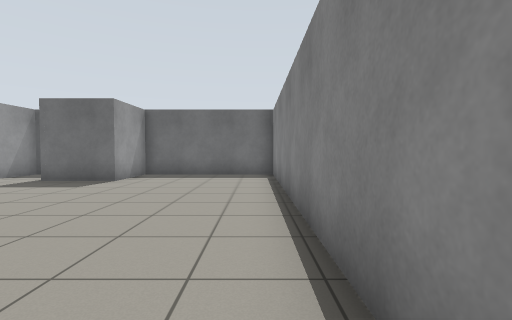
[1] (above)

16 first-person views from a walk through a robot-simulator world made for Gazebo. The camera is 0.94 m above the floor, tilts 2° down and sees 85° across. The floor is counted in squares, 1 m on a side. Each view is taken from the middle of a square. On the plan, view 1 faces up. The plan holds only what a view shows up to about 11 squares ahead; the rest is blank.

[2]
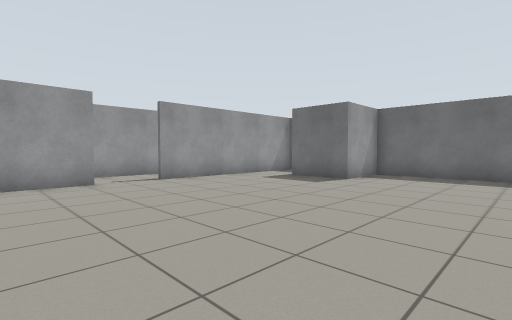

[3]
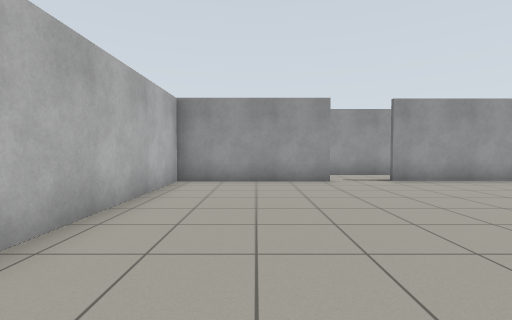

[4]
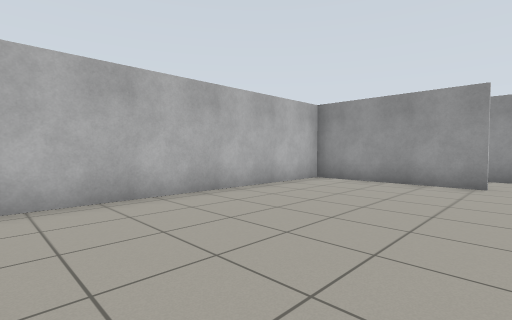

[5]
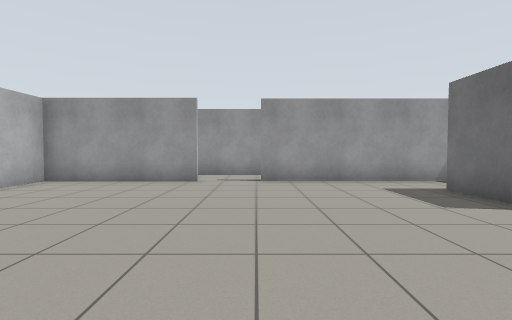

[6]
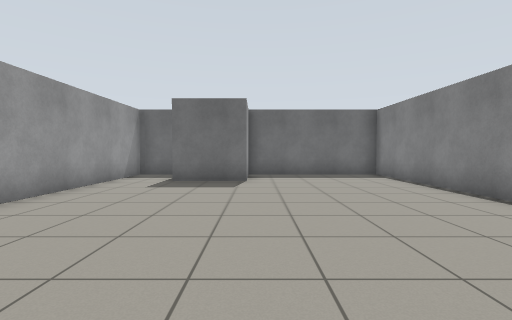

[7]
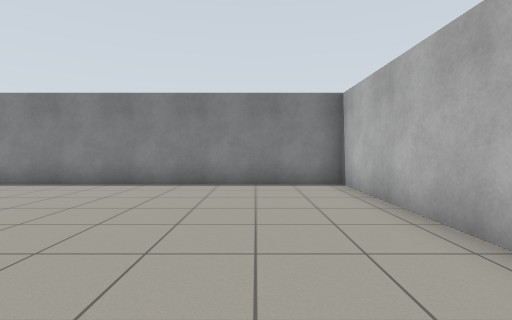

[8]
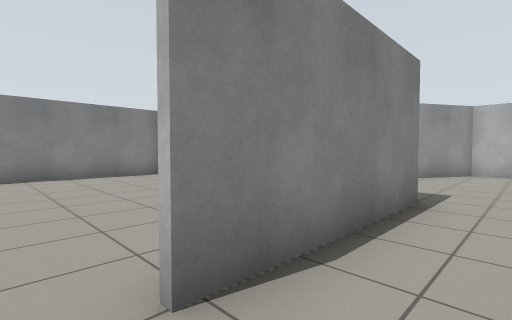

[9]
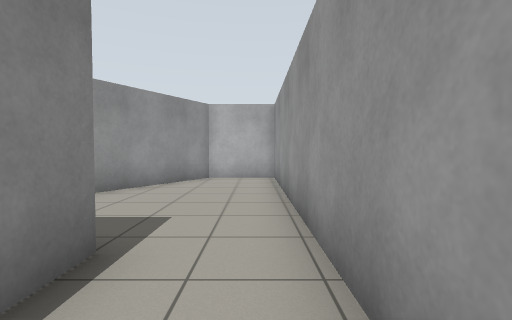

[10]
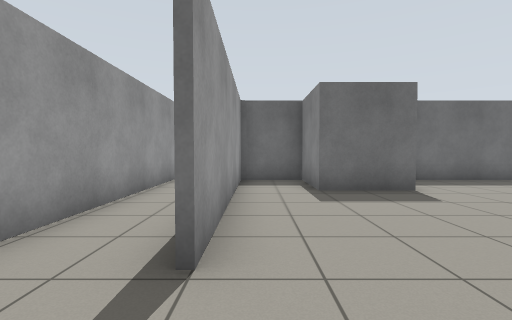

[11]
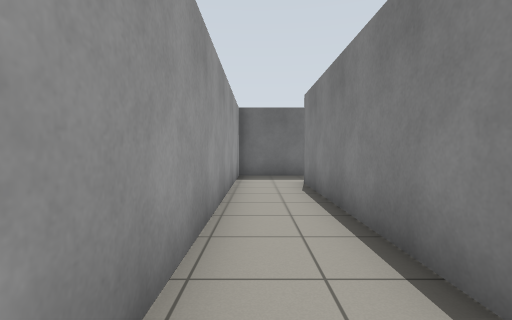

[12]
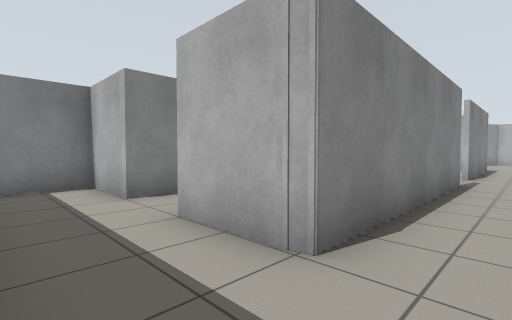

[13]
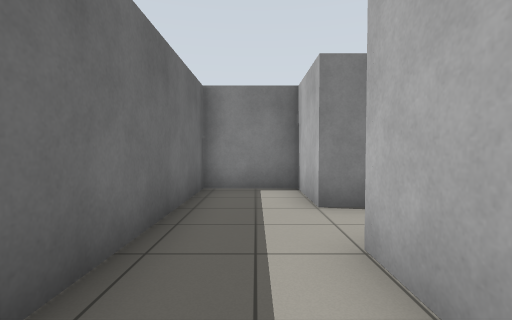

[14]
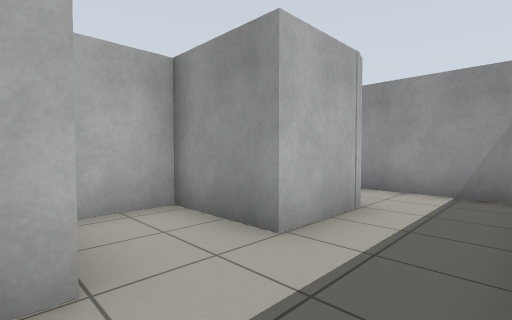

[15]
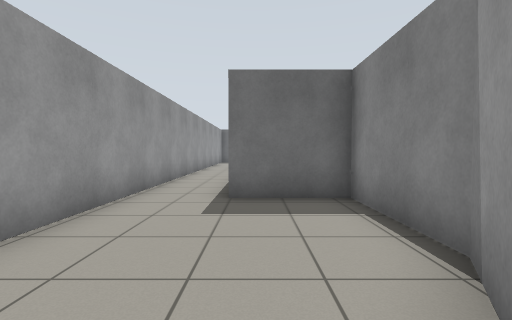

[16]
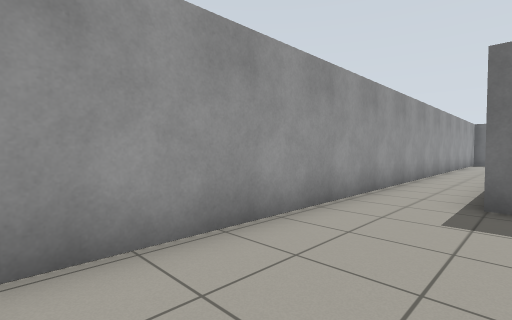

### Floor plan
Ten units are one square. View 1 is at (0, 0); x grows to the right and y downward. Boxes are objects, and circles mark ways between rooms. Rooms are numbered by the first view taken in them; rooms with no view inside come last. Other rooms are left out.
<svg viewBox="-112 -138 124 238">
<path fill="none" stroke="#000" d="M-85 -22 -85 24 7 24 7 -108 -43 -108 -43 -85 -65 -85 -65 -108 -85 -108M-85 -109 -85 -41M-85 -41 -85 -109M-107 95 -84 95 -61 56 -61 25 -85 25 -85 -22M-106 -115 -106 93M-44 -99 -44 -110 -22 -110 -22 -133 -106 -133M-85 -110 -64 -110 -64 -86 -49 -86M-106 -130 -106 -115"/>
<circle cx="-90" cy="-35" r="3" fill="#2a7"/>
<circle cx="-100" cy="-110" r="3" fill="#2a7"/>
<text x="-40" y="-30">1</text>
<text x="-100" y="20">2</text>
<text x="-60" y="-120">3</text>
</svg>
Room 1 opens to room 2. Room 2 opens to room 3.

Where each view was taken, in squares from view 1:
view 1: 0 up, 0 right, facing up
view 2: 0 up, 0 right, facing up-left
view 3: 0 up, 0 right, facing left
view 4: 3 up, 0 right, facing down-left
view 5: 4 up, 0 right, facing left
view 6: 0 up, 4 left, facing up
view 7: 0 up, 7 left, facing right
view 8: 3 up, 10 left, facing down-right
view 9: 0 up, 10 left, facing down
view 10: 2 up, 8 left, facing up
view 11: 3 up, 10 left, facing up
view 12: 13 up, 10 left, facing down-right
view 13: 12 up, 9 left, facing right
view 14: 13 up, 4 left, facing down-left
view 15: 8 down, 8 left, facing up
view 16: 8 down, 8 left, facing up-left
